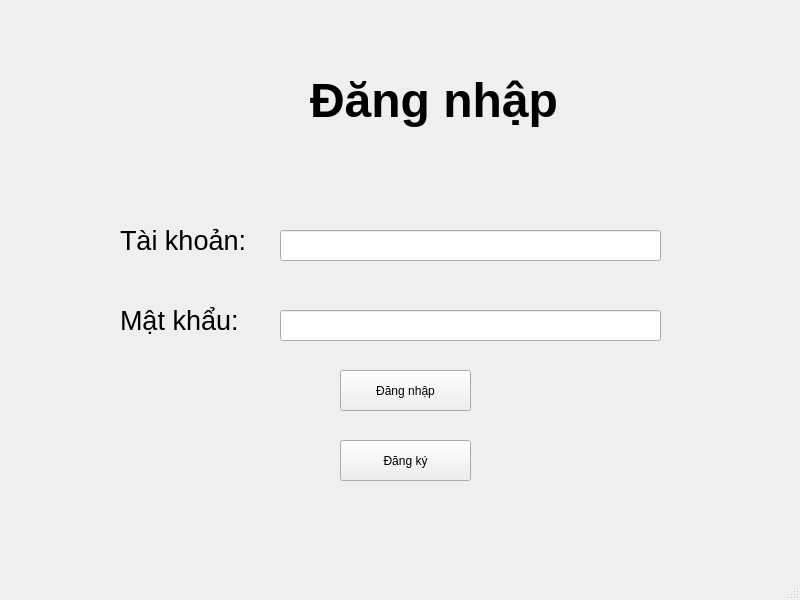
<?xml version="1.0" encoding="UTF-8"?>
<ui version="4.0">
 <class>MainWindow</class>
 <widget class="QMainWindow" name="MainWindow">
  <property name="geometry">
   <rect>
    <x>0</x>
    <y>0</y>
    <width>800</width>
    <height>600</height>
   </rect>
  </property>
  <property name="sizePolicy">
   <sizepolicy hsizetype="Fixed" vsizetype="Fixed">
    <horstretch>0</horstretch>
    <verstretch>0</verstretch>
   </sizepolicy>
  </property>
  <property name="windowTitle">
   <string>Trang chủ</string>
  </property>
  <widget class="QWidget" name="centralwidget">
   <widget class="QLabel" name="label">
    <property name="geometry">
     <rect>
      <x>310</x>
      <y>10</y>
      <width>331</width>
      <height>181</height>
     </rect>
    </property>
    <property name="font">
     <font>
      <family>Tahoma</family>
      <pointsize>36</pointsize>
      <weight>75</weight>
      <bold>true</bold>
     </font>
    </property>
    <property name="text">
     <string>Đăng nhập</string>
    </property>
   </widget>
   <widget class="QLabel" name="label_2">
    <property name="geometry">
     <rect>
      <x>120</x>
      <y>220</y>
      <width>161</width>
      <height>41</height>
     </rect>
    </property>
    <property name="font">
     <font>
      <family>Tahoma</family>
      <pointsize>20</pointsize>
     </font>
    </property>
    <property name="text">
     <string>Tài khoản:</string>
    </property>
   </widget>
   <widget class="QLabel" name="label_3">
    <property name="geometry">
     <rect>
      <x>120</x>
      <y>300</y>
      <width>161</width>
      <height>41</height>
     </rect>
    </property>
    <property name="font">
     <font>
      <family>Tahoma</family>
      <pointsize>20</pointsize>
     </font>
    </property>
    <property name="text">
     <string>Mật khẩu:</string>
    </property>
   </widget>
   <widget class="QLineEdit" name="text_DangNhap">
    <property name="geometry">
     <rect>
      <x>280</x>
      <y>230</y>
      <width>381</width>
      <height>31</height>
     </rect>
    </property>
   </widget>
   <widget class="QLineEdit" name="text_DangKy">
    <property name="geometry">
     <rect>
      <x>280</x>
      <y>310</y>
      <width>381</width>
      <height>31</height>
     </rect>
    </property>
    <property name="echoMode">
     <enum>QLineEdit::Password</enum>
    </property>
   </widget>
   <widget class="QPushButton" name="pushButton">
    <property name="geometry">
     <rect>
      <x>340</x>
      <y>370</y>
      <width>131</width>
      <height>41</height>
     </rect>
    </property>
    <property name="text">
     <string>Đăng nhập</string>
    </property>
   </widget>
   <widget class="QPushButton" name="pushButton_2">
    <property name="geometry">
     <rect>
      <x>340</x>
      <y>440</y>
      <width>131</width>
      <height>41</height>
     </rect>
    </property>
    <property name="text">
     <string>Đăng ký</string>
    </property>
   </widget>
  </widget>
  <widget class="QMenuBar" name="menubar">
   <property name="geometry">
    <rect>
     <x>0</x>
     <y>0</y>
     <width>800</width>
     <height>26</height>
    </rect>
   </property>
  </widget>
  <widget class="QStatusBar" name="statusbar"/>
 </widget>
 <resources/>
 <connections/>
</ui>
